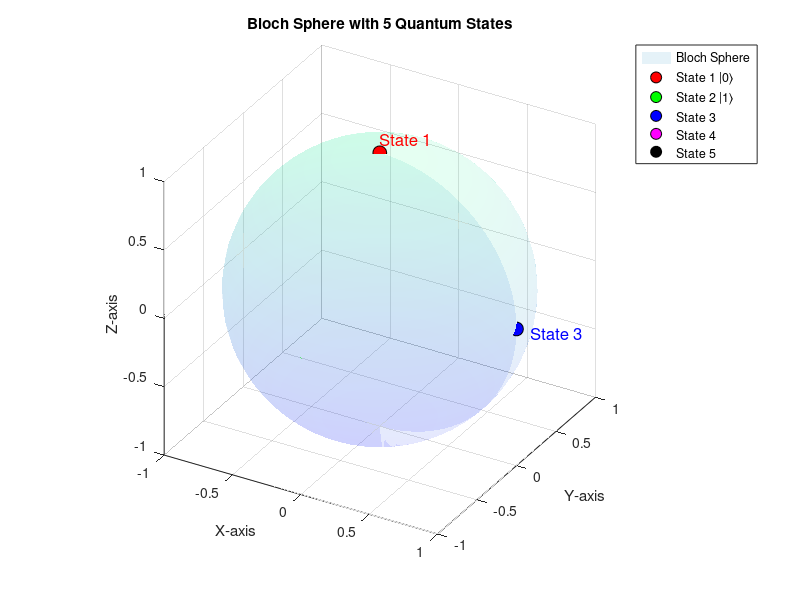

Reproduce this figure in MATLAB.
% MATLAB Code to Visualize Bloch Sphere with 5 Quantum States
clear; clc; close all;

[x, y, z] = sphere(50); % Generate sphere coordinates
figure;
surf(x, y, z, 'FaceAlpha', 0.1, 'EdgeColor', 'none'); % Plot Bloch sphere
hold on;
axis equal;
xlabel('X-axis');
ylabel('Y-axis');
zlabel('Z-axis');
title('Bloch Sphere with 5 Quantum States');
colormap winter;

states = [
    0, 0;               % State |0⟩ (north pole)
    pi, 0;              % State |1⟩ (south pole)
    pi/2, 0;            % State on equator along +X-axis
    pi/2, pi/2;         % State on equator along +Y-axis
    pi/2, pi            % State on equator along -X-axis
];

colors = ['r', 'g', 'b', 'm', 'k']; % Colors for the states
for i = 1:size(states, 1)
    theta = states(i, 1);
    phi = states(i, 2);
    % Convert to Cartesian coordinates
    x_state = sin(theta) * cos(phi);
    y_state = sin(theta) * sin(phi);
    z_state = cos(theta);
    % Plot the state
    plot3(x_state, y_state, z_state, 'o', 'MarkerSize', 10, ...
          'MarkerFaceColor', colors(i), 'MarkerEdgeColor', 'k');
    % Add text label
    text(x_state * 1.1, y_state * 1.1, z_state * 1.1, ...
         ['State ', num2str(i)], 'FontSize', 12, 'Color', colors(i));
end

line([-1, 1], [0, 0], [0, 0], 'Color', 'r', 'LineWidth', 1.5); % X-axis
line([0, 0], [-1, 1], [0, 0], 'Color', 'g', 'LineWidth', 1.5); % Y-axis
line([0, 0], [0, 0], [-1, 1], 'Color', 'b', 'LineWidth', 1.5); % Z-axis

view([30, 30]); % Set 3D view angle
grid on;

legend('Bloch Sphere', 'State 1 |0⟩', 'State 2 |1⟩', 'State 3', ...
       'State 4', 'State 5', 'Location', 'northeastoutside');
hold off;


